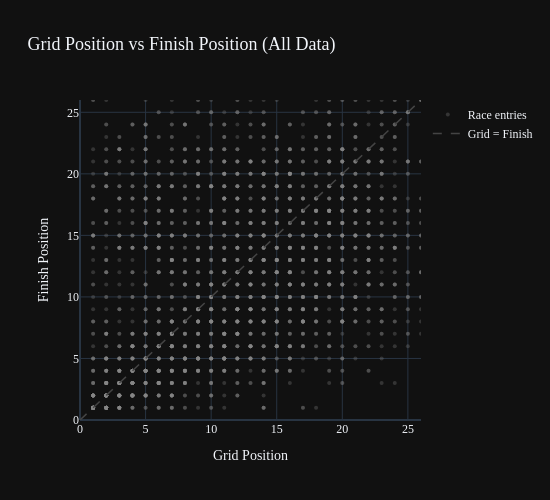

Here is the notebook cell this chart was saved with:
### Markdown cell above
## 6. Basic Scatter — Grid vs Finish (All Data)

The raw prototype — every race entry plotted. The diagonal dashed line represents "grid = finish" (no position change). Points above the line lost positions; below gained.

### Code cell
# Sample for performance (same approach as D3)
sample = valid.sample(n=min(3000, len(valid)), random_state=42)

fig = go.Figure()

fig.add_trace(go.Scatter(
    x=sample['Grid Position'], y=sample['Finish Position'],
    mode='markers',
    marker=dict(size=4, color='#888888', opacity=0.3),
    name='Race entries'
))

# Diagonal reference
fig.add_trace(go.Scatter(
    x=[0, 26], y=[0, 26],
    mode='lines',
    line=dict(dash='dash', color='#444444', width=1.5),
    name='Grid = Finish',
    showlegend=True
))

fig.update_layout(
    title='Grid Position vs Finish Position (All Data)',
    xaxis_title='Grid Position', yaxis_title='Finish Position',
    xaxis=dict(range=[0, 26]), yaxis=dict(range=[0, 26]),
    template='plotly_dark', height=500, width=550,
    font=dict(family='DM Sans'), title_font_size=18,
)
fig.show()

### Figure 1 — Plotly figure (JSON) as saved in the notebook; plotly's stock layout.template omitted (floating-point values rounded to 4 significant figures; data arrays with more than 128 entries replaced by an {"elided": "..."} marker saying what was removed)
{"data": [{"marker": {"color": "#888888", "opacity": 0.3, "size": 4}, "mode": "markers", "name": "Race entries", "type": "scatter", "x": {"elided": "3000 float values"}, "y": {"elided": "3000 float values"}}, {"line": {"color": "#444444", "dash": "dash", "width": 1.5}, "mode": "lines", "name": "Grid = Finish", "showlegend": true, "type": "scatter", "x": [0, 26], "y": [0, 26]}], "layout": {"font": {"family": "DM Sans"}, "height": 500, "title": {"font": {"size": 18}, "text": "Grid Position vs Finish Position (All Data)"}, "width": 550, "xaxis": {"range": [0, 26], "title": {"text": "Grid Position"}}, "yaxis": {"range": [0, 26], "title": {"text": "Finish Position"}}}}
